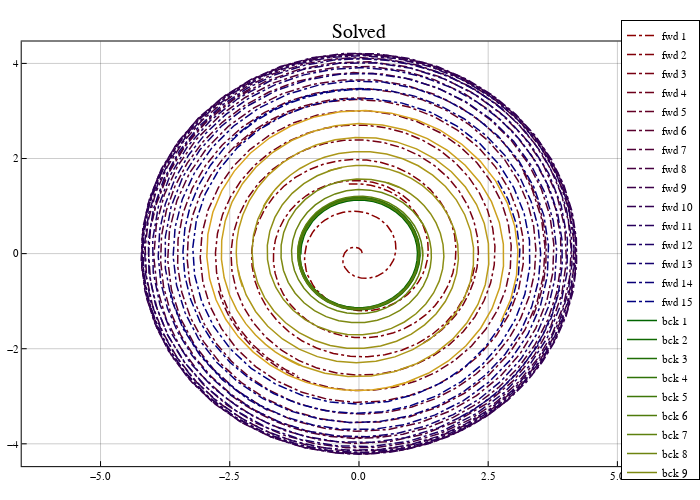

The code cell stored with this chart in its notebook:
### Code cell
cs_fwd = palette([:darkred, :navyblue], max(Int(n/2),2))
cs_bck = palette([:darkgreen, :goldenrod], max(n-Int(n/2),2))

pcart = plot(size=(700,500), frame_style=:box, aspect_ratio=:equal, grid=0.4)
# trajectory
for (ifwd,sol_fwd) in enumerate(sols_fwd_i)
    plot!(pcart, Array(sol_fwd)[1,:], Array(sol_fwd)[2,:], color=cs_fwd[ifwd], 
        linewidth=1.5, label="fwd $ifwd", linestyle=:dashdot)
end
for (ibck,sol_bck) in enumerate(sols_bck_i)
    plot!(pcart, Array(sol_bck)[1,:], Array(sol_bck)[2,:], color=cs_bck[ibck], 
        linewidth=1.5, label="bck $ibck", linestyle=:solid)
end
plot!(pcart; title="Solved")
pcart
